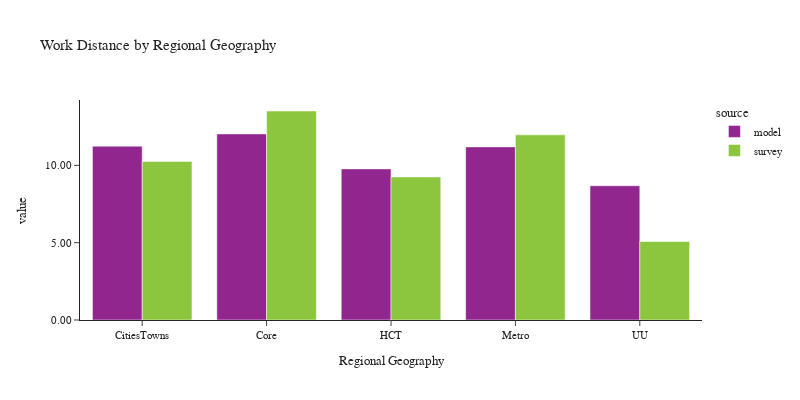

Notebook source saved alongside this figure:
### Code cell
plot_work_location(df_workers, 'rg_proposed_work', 'Regional Geography', 'Regional Geography')

### Figure 1 — Plotly figure (JSON) as saved in the notebook; plotly's stock layout.template omitted (floating-point values rounded to 4 significant figures)
{"data": [{"alignmentgroup": "True", "customdata": [[120317], [634995], [295493], [1011988], [34523]], "hovertemplate": "source=model<br>rg_proposed_work=%{x}<br>value=%{y}<br>sample count=%{customdata[0]}<extra></extra>", "legendgroup": "model", "marker": {"color": "#91268F", "pattern": {"shape": ""}}, "name": "model", "offsetgroup": "model", "orientation": "v", "showlegend": true, "textposition": "auto", "type": "bar", "x": ["CitiesTowns", "Core", "HCT", "Metro", "UU"], "xaxis": "x", "y": [11.24, 12.03, 9.772, 11.19, 8.681], "yaxis": "y"}, {"alignmentgroup": "True", "customdata": [[340], [813], [469], [699], [58]], "hovertemplate": "source=survey<br>rg_proposed_work=%{x}<br>value=%{y}<br>sample count=%{customdata[0]}<extra></extra>", "legendgroup": "survey", "marker": {"color": "#8CC63E", "pattern": {"shape": ""}}, "name": "survey", "offsetgroup": "survey", "orientation": "v", "showlegend": true, "textposition": "auto", "type": "bar", "x": ["CitiesTowns", "Core", "HCT", "Metro", "UU"], "xaxis": "x", "y": [10.26, 13.51, 9.25, 11.97, 5.074], "yaxis": "y"}], "layout": {"barmode": "group", "font": {"size": 11}, "height": 400, "legend": {"title": {"text": "source"}, "tracegroupgap": 0}, "title": {"text": "Work Distance by Regional Geography"}, "width": 800, "xaxis": {"anchor": "y", "domain": [0.0, 1.0], "title": {"text": "Regional Geography"}}, "yaxis": {"anchor": "x", "domain": [0.0, 1.0], "tickformat": ".2f", "title": {"text": "value"}}}}
